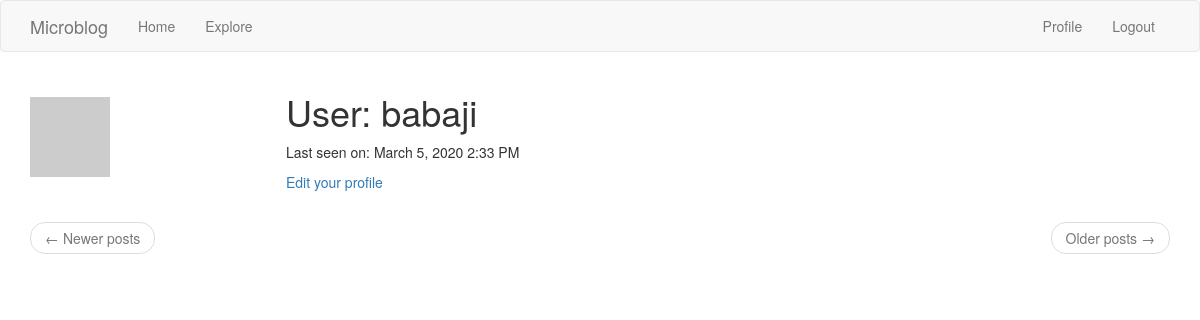
/user/babaji (signed in), run on an earlier commit of the app's database.
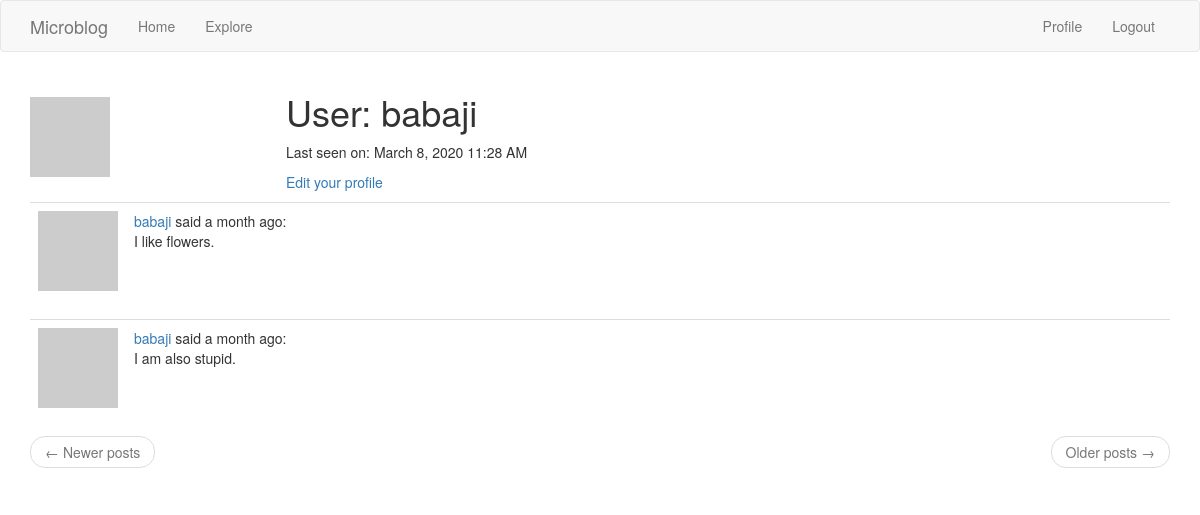
And on a later commit of the database.
### app/models.py (models this page shows, shortened)
class User(UserMixin, db.Model):
    id = db.Column(db.Integer, primary_key=True)
    username = db.Column(db.String(64), index=True, unique=True)
    email = db.Column(db.String(120), index=True, unique=True)
    passowrd_hash = db.Column(db.String(128))
    about_me = db.Column(db.String(140))
    last_seen = db.Column(
        db.DateTime, default=datetime.utcnow
    )  # Passing the function, not calling it
    posts = db.relationship("Post", backref="author", lazy="dynamic")
    followed = db.relationship(
        "User",
        secondary=followers,  # configures the association table i.e. followers
        primaryjoin=(followers.c.follower_id == id),
        secondaryjoin=(followers.c.followed_id == id),
        backref=db.backref("followers", lazy="dynamic"),
        lazy="dynamic",
    )
    def avatar(self, size):  # see chapter 6
        digest = md5(
            self.email.lower().encode("utf-8")
        ).hexdigest()  # expects characters in lower case and in byte form.
        return "https://www.gravatar.com/avatar/{}?d=identicon&s={}".format(
            digest, size
        )  # s for size. d is to get default avatar, 'identicon' is the name of avatar

class Post(db.Model):
    id = db.Column(db.Integer, primary_key=True)
    body = db.Column(db.String(140))
    timestamp = db.Column(db.DateTime, index=True, default=datetime.utcnow)
    user_id = db.Column(db.Integer, db.ForeignKey("user.id"))

### app/routes.py (the view)
@app.route("/user/<username>")
@login_required
def user(username):  # argument is extracted from link variable
    user = User.query.filter_by(username=username).first_or_404()
    page = request.args.get("page", 1, type=int)
    posts = user.posts.order_by(Post.timestamp.desc()).paginate(
        page, app.config["POSTS_PER_PAGE"], False
    )
    next_url = (
        url_for("user", username=user.username, page=posts.next_num)
        if posts.has_next
        else None
    )
    prev_url = (
        url_for("user", username=user.username, page=posts.prev_num)
        if posts.has_prev
        else None
    )
    return render_template(
        "user.html", user=user, posts=posts.items, next_url=next_url, prev_url=prev_url
    )

### app/models.py (called while the page is built)
@login.user_loader
def load_user(id):
    return User.query.get(int(id))

### app/routes.py (called while the page is built)
@app.before_request
def before_request():
    if current_user.is_authenticated:
        current_user.last_seen = datetime.utcnow()
        db.session.commit()

### app/templates/user.html (shortened to what this page needs)
{% extends "base.html" %}
{% block app_content %}
<table>
    <tr class="table table-hover">
        <td width="256px"><img src="{{ user.avatar(128) }}"></td>
        <td>
            <h1>User: {{ user.username }}</h1>
            {% if user.last_seen %}
            <p>Last seen on: {{moment(user.last_seen).format('LLL')}} </p>
            {% endif %}
            {% if user == current_user %}
            <p><a href="{{ url_for('edit_profile') }}">Edit your profile</a></p>
            {% elif not current_user.is_following(user) %}
            <p><a href="{{ url_for('follow', username=user.username) }}">Follow</a></p>
            {% else %}
            <p><a href="{{ url_for('unfollow', username=user.username) }}">Unfollow</a></p>
            {% endif %}
        </td>
    </tr>
</table>
{% for post in posts %}
{% include '_post.html' %}
{% endfor %}
<nav aria-label="...">
    <ul class="pager">
        <li class="previous{% if not prev_url %} disabled{% endif %}">
            <a href="{{ prev_url or '#' }}">
                <span aria-hidden="true">&larr;</span> Newer posts
            </a>
        </li>
        <li class="next{% if not next_url %} disabled{% endif %}">
            <a href="{{ next_url or '#' }}">
                Older posts <span aria-hidden="true">&rarr;</span>
            </a>
        </li>
    </ul>
</nav>
{% endblock %}

### app/templates/_post.html
<table class="table table-hover">
    <tr valign="top">
        <td width="70px">
            <a href="{{ url_for('user', username=post.author.username) }}">
                <img src="{{ post.author.avatar(36) }}">
            </a>
        </td>
        <td>
            <a href="{{ url_for('user', username=post.author.username) }}">
                {{ post.author.username }}
            </a>
            said {{ moment(post.timestamp).fromNow() }}:
            <br>
            {{ post.body }}
        </td>
    </tr>
</table>

What changed in the data, as far as the page shows it:
changed User "babaji": last_seen "March 5, 2020 2:33 PM" → "March 8, 2020 11:28 AM"
added Post: author.username "babaji", timestamp "a month ago", body "I like flowers."
added Post: author.username "babaji", timestamp "a month ago", body "I am also stupid."
